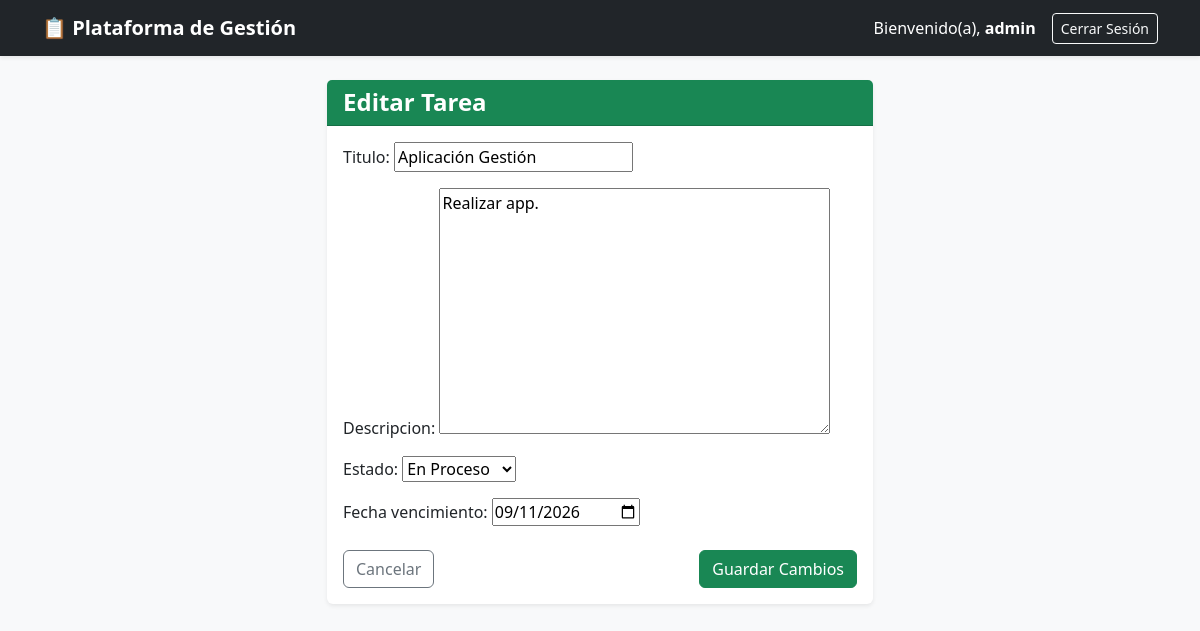
Before: /tarea/1/editar/ (signed in) with the older database file.
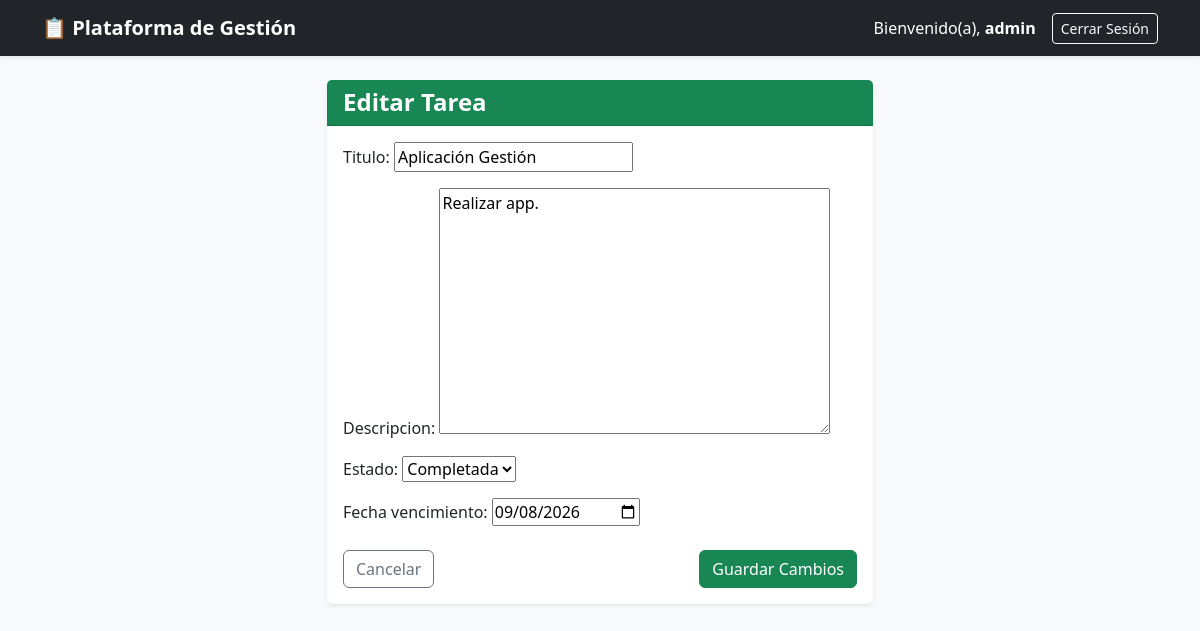
After: the same page with the newer database file.
### aplicacion_gestion/models.py (models this page shows, shortened)
class Tarea(models.Model):
    ESTADOS = [
        ('PENDIENTE', 'Pendiente'),
        ('EN_PROCESO', 'En Proceso'),
        ('COMPLETADA', 'Completada'),
    ]
    proyecto = models.ForeignKey(Proyecto, on_delete=models.CASCADE, related_name='tareas')
    titulo = models.CharField(max_length=200)
    descripcion = models.TextField(blank=True)
    estado = models.CharField(max_length=20, choices=ESTADOS, default='PENDIENTE')
    fecha_creacion = models.DateField(auto_now_add=True)  # <-- Agrega esta línea
    fecha_vencimiento = models.DateField(null=True, blank=True)

### aplicacion_gestion/views.py (the view)
# urls.py: path('tarea/<int:pk>/editar/', TareaUpdateView.as_view(), name='editar_tarea'),  # <-- Nueva ruta
class TareaUpdateView(LoginRequiredMixin, UpdateView):
    model = Tarea
    form_class = TareaForm
    template_name = 'aplicacion_gestion/tarea_form.html'
    success_url = reverse_lazy('home')
    def get_queryset(self):
        return Tarea.objects.filter(proyecto__usuario=self.request.user)

### aplicacion_gestion/forms.py
class TareaForm(forms.ModelForm):
    class Meta:
        model = Tarea
        fields = ['titulo', 'descripcion', 'estado', 'fecha_vencimiento']
        widgets = {
            'fecha_vencimiento': forms.DateInput(attrs={'type': 'date'}),
        }

### aplicacion_gestion/templates/aplicacion_gestion/tarea_form.html (shortened to what this page needs)
{% extends 'aplicacion_gestion/base.html' %}
{% block content %}
<div class="row justify-content-center">
    <div class="col-md-6">
        <div class="card shadow-sm border-0">
            <div class="card-header bg-success text-white">
                <h4 class="m-0 fw-bold">
                    {% if object %}Editar Tarea{% else %}Crear Nueva Tarea{% endif %}
                </h4>
            </div>
            <div class="card-body">
                <form method="post">
                    <div class="mb-3">
                        {{ form.as_p }}
                    </div>
                    <div class="d-flex justify-content-between mt-4">
                        <a href="{% url 'home' %}" class="btn btn-outline-secondary">Cancelar</a>
                        <button type="submit" class="btn btn-success">Guardar Cambios</button>
                    </div>
                </form>
            </div>
        </div>
    </div>
</div>
{% endblock %}

Changed rows visible on the page:
changed Tarea "Aplicación Gestión": estado "En Proceso" → "Completada"; fecha_vencimiento "09/11/2026" → "09/08/2026"
